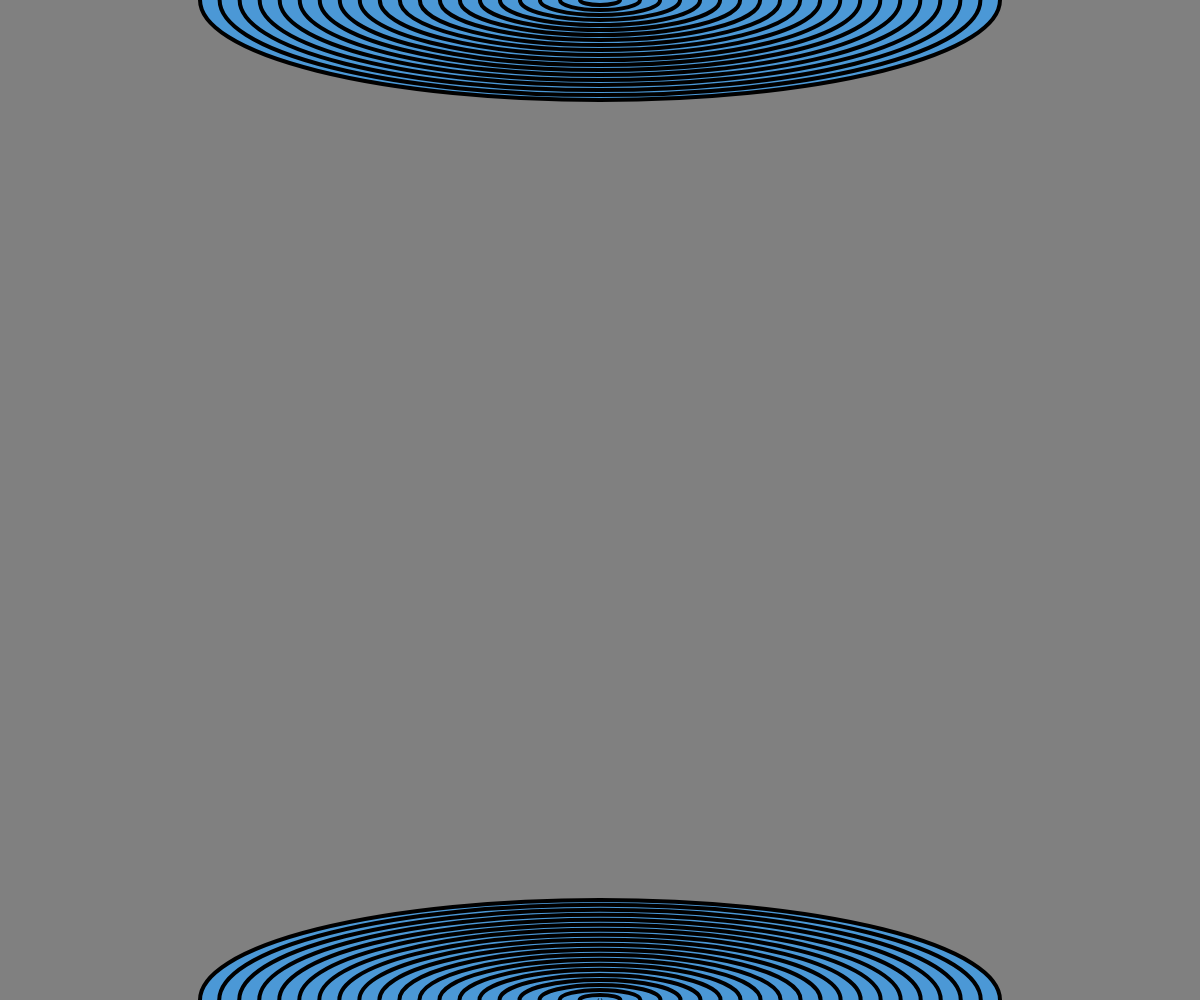
Frame 1 (no input)
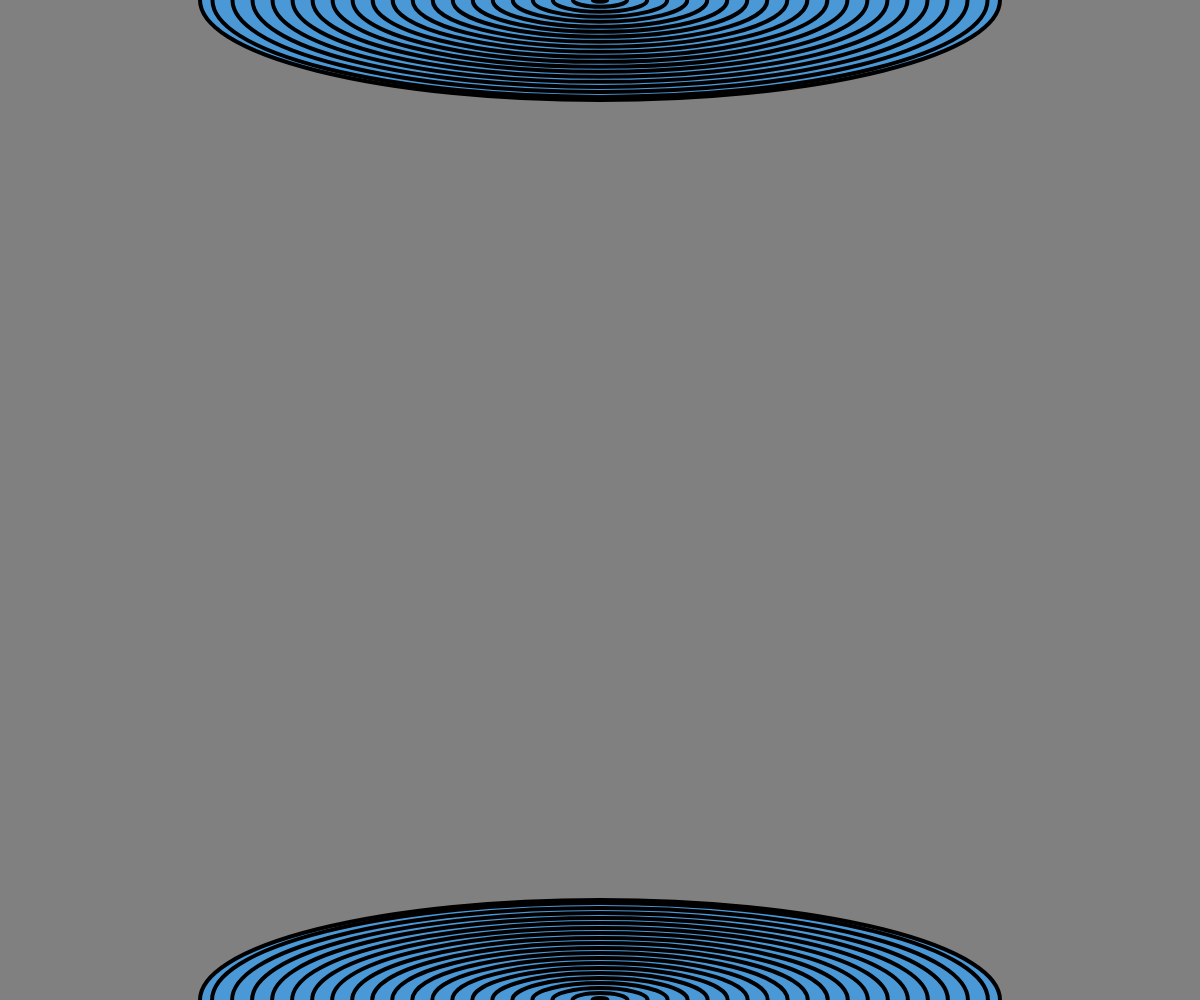
Frame 60 (no input)
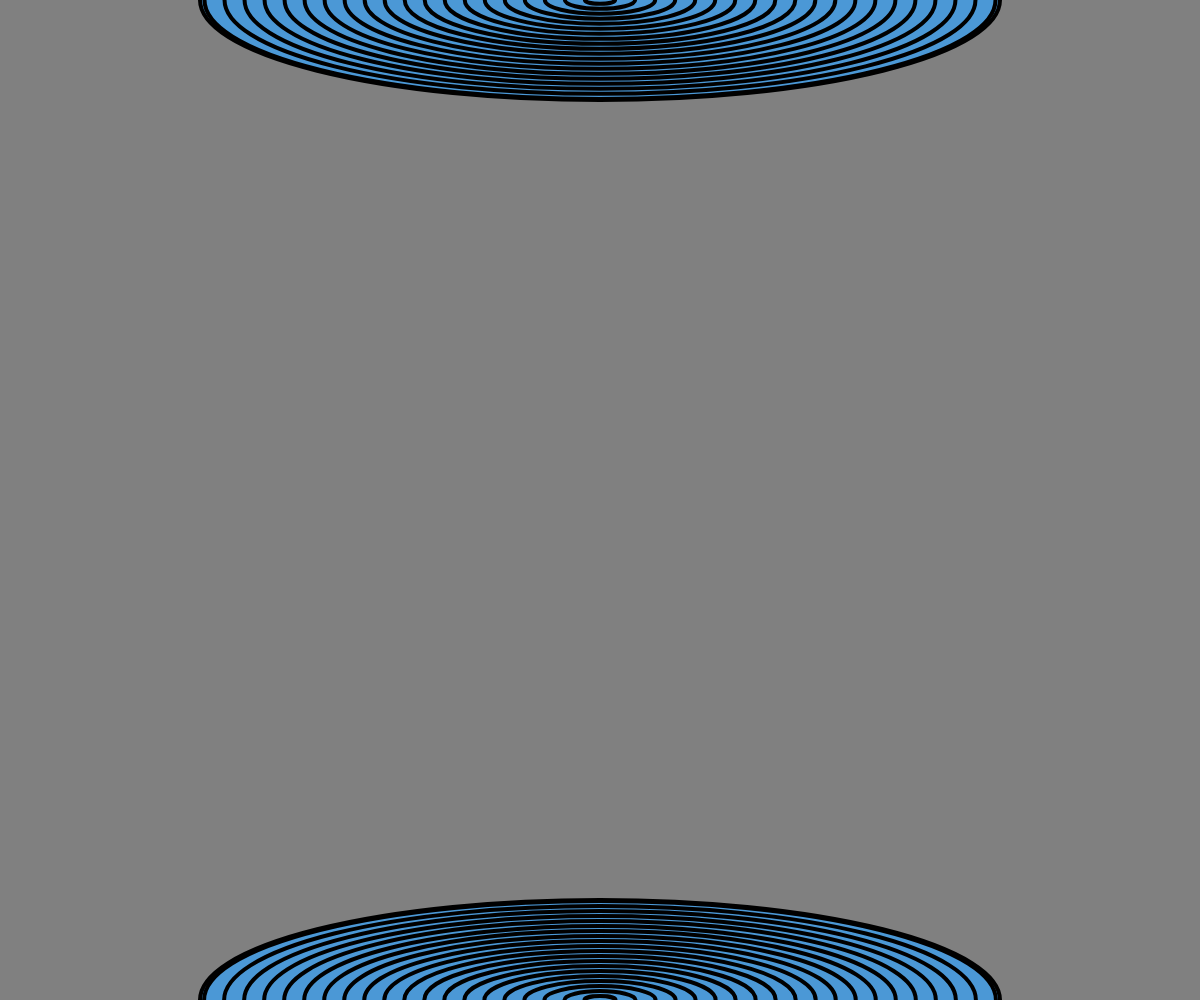
Frame 120 (the mouse pressed at the canvas centre since frame 60)

The p5.js sketch that drew these frames (run headless with seeded random() and noise() and a simulated clock; from frame 60 on, the mouse is pressed at the canvas centre):

// p5.js sketch
// ── sketch.js
let moveX = 0;
let moveY = 0;
function setup(){
  createCanvas(windowWidth, windowHeight);

}
function draw(){
  translate(windowWidth/2, windowHeight/2);
  background(127.5);
  Puddle(0, -height/2, 'rgb(75, 152, 214)');
  Puddle(0, height, 'rgb(75, 152, 214)');

}

function Puddle(x, y, color){
  translate(x, y);
  strokeWeight(4);
  fill(color);
  ellipse(0, 0, 800, 200);
  noFill();
  for(let x = 0; x < 800; x += 40){

    ellipse(0, 0, moveX + x, moveY + x/4);

    if(moveX > 40){
      moveX = 0;
      moveY = 0;
    }
    moveX += .04;
    moveY += .01;
  }

}
